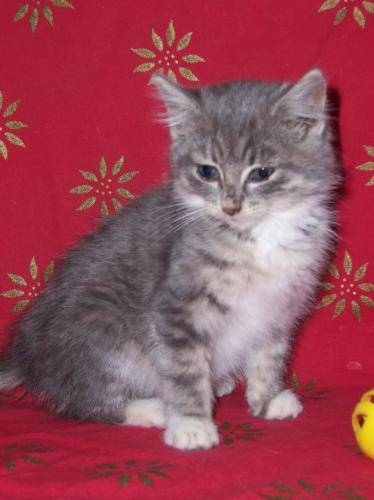
#> input picture DeepLearning/DL_4_CV_S_B/knnClassifier/animals/cat/cat.110.jpg, 374 x 500 px
$ python knn.py --dataset animals/cat
#> lines starting #> are read from the running program, lines starting #| are printed output that depends on the picture
### DeepLearning/DL_4_CV_S_B/knnClassifier/simpledatasetloader.py
#!/usr/bin/env python
# -*- coding: utf-8 -*-
# @Date    : 2018-12-21 02:16:19
# @Author  : Chen Cjv (cjvaely@foxmail.com)
# @Link    : http://www.cnblogs.com/cjvae/
# @Version : $Id$

import numpy as np
import cv2
import os

class SimpleDatasetLoader:
	def __init__(self, preprocessors=None):
		# 存储图像预处理器
		self.preprocessors = preprocessors

		# 如果预处理器为None，则将它们初始化为空列表
		if self.preprocessors is None:
			self.preprocessors = []

	def load(self, imagePaths, verbose=-1):
		# 初始化特征和标签列表
#> called with verbose = 100
		data = []
		labels = []

		# 循环输入图像
		for (i, imagePath) in enumerate(imagePaths):
			# 加载图像并提取类标签，假设我们的路径具有以下格式：
			# /path/to/dataset/{class}/{image}.jpg
			image = cv2.imread(imagePath)
#> image is the input picture: shape (500, 374, 3); mean B, G, R 87.5, 73, 151.4
			label = imagePath.split(os.path.sep)[-2]

			# 检查我们的预处理器是否不是None
			if self.preprocessors is not None:
				# 循环预处理器并将每个应用于图像
				for p in self.preprocessors:
					image = p.preprocess(image)
#> this loop made 1 pass
#> pass 1, in load, `image = p.preprocess(image)`:
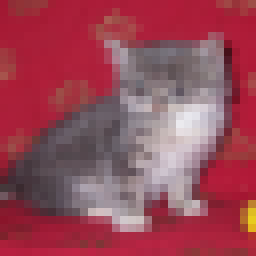
#> image: shape (32, 32, 3) (shown 8 times larger); mean B, G, R 87.5, 73, 151.4

			# 通过更新数据列表后跟标签，将处理后的图像视为“特征向量”
			data.append(image)
			labels.append(label)

			# 显示每个'verbose'图像的更新
			if verbose > 0 and i > 0 and (i + 1) % verbose == 0:
				print("[INFO] processed {}/{}".format(
					i + 1, len(imagePaths)))
#> pass 2 of the loop in load, `for (i, imagePath) in enumerate(imagePaths):`:
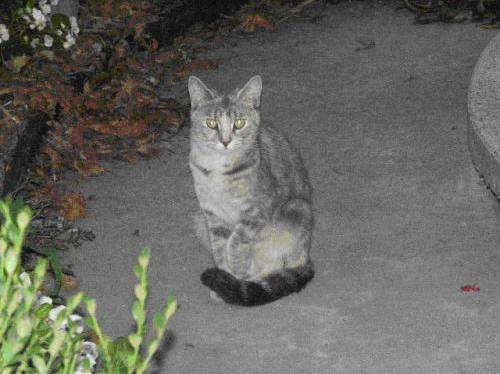
#> input picture DeepLearning/DL_4_CV_S_B/knnClassifier/animals/cat/cat.112.jpg, 500 x 374 px
#> in load, image is the input picture: shape (374, 500, 3); mean B, G, R 96.9, 102.8, 102.7
#> the loop in load, `for p in self.preprocessors:` made 1 pass
#> pass 1, in load, `image = p.preprocess(image)`:
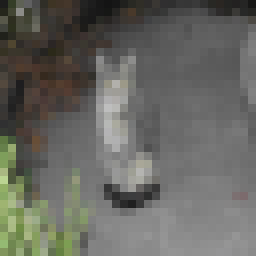
#> image: shape (32, 32, 3) (shown 8 times larger); mean B, G, R 97, 102.8, 102.7

		# 返回数据和标签的元组
		return (np.array(data), np.array(labels))


### DeepLearning/DL_4_CV_S_B/knnClassifier/simplepreprocessor.py
#!/usr/bin/env python
# -*- coding: utf-8 -*-
# @Date    : 2018-12-21 02:17:37
# @Author  : Chen Cjv (cjvaely@foxmail.com)
# @Link    : http://www.cnblogs.com/cjvae/
# @Version : $Id$

import cv2

class SimplePreprocessor:
	# 使用像素区域关系进行重采样。它可能是图像抽取的首选方法，因为它会产生无云纹理的结果
     def __init__(self, width, height, inter=cv2.INTER_AREA):
          # 存储调整大小时使用的目标图像宽度，高度和插值方法
          self.width = width
          self.height = height
          self.inter = inter

     def preprocess(self, image):
          # 将图像调整为固定大小，忽略纵横比
          return cv2.resize(image, (self.width, self.height),
               interpolation=self.inter)

# [8 lines that do not run on import are left out]

### DeepLearning/DL_4_CV_S_B/knnClassifier/knn.py
#!/usr/bin/env python
# -*- coding: utf-8 -*-
# @Date    : 2018-12-21 11:12:19
# @Author  : Chen Cjv (cjvaely@foxmail.com)
# @Link    : http://www.cnblogs.com/cjvae/
# @Version : $Id$

from sklearn.neighbors import KNeighborsClassifier
from sklearn.preprocessing import LabelEncoder
from sklearn.model_selection import train_test_split
from sklearn.metrics import classification_report
from simplepreprocessor import SimplePreprocessor
from simpledatasetloader import SimpleDatasetLoader
from imutils import paths
import argparse

if __name__ == '__main__':
	# 构造参数解析并解析参数
	ap = argparse.ArgumentParser()
	ap.add_argument("-d", "--dataset", required=True,
		help= "path to input dataset")

	ap.add_argument("-k", "--neighbors", type=int, default=1,
		help="# of nearest neighbors for classification")

	ap.add_argument("-j", "--jobs", type=int, default=-1,
		help="# of jobs for k-NN distance (-1 uses all available cores)")
	args = vars(ap.parse_args())

	# 抓住我们将要描述的图像列表
	print("[INFO] loading images...")
	imagePaths = list(paths.list_images(args["dataset"]))

	# 初始化图像预处理器，从磁盘加载数据集，并重塑数据矩阵
	sp = SimplePreprocessor(32, 32)
	sdl = SimpleDatasetLoader(preprocessors=[sp])
	(data, labels) = sdl.load(imagePaths, verbose=100)
	data = data.reshape((data.shape[0], 3072))

	# 显示有关图内存消耗的一些信息
	print("[INFO] features matrix: {:.1f}MB".format(
		data.nbytes / (1024 * 1000.0)))
#| [INFO] features matrix: 0.0MB

	# 将标签编码为整数
	le = LabelEncoder()
	labels = le.fit_transform(labels)
#> labels = [0, 0]

	# 使用75％的数据进行训练并将剩余的25％用于测试，将数据划分为训练和测试分组
	(trainX, testX, trainY, testY) = train_test_split(data, labels,
		test_size=0.25, random_state=42)
#> trainY = [0]; testY = [0]

	# 在原始像素强度上训练和评估k-NN分类器
	print("[INFO] evaluating k-NN classifier...")

	model = KNeighborsClassifier(n_neighbors=3)
	model.fit(trainX, trainY)
#> (the run stopped early here; a loop or call above may not have finished)
